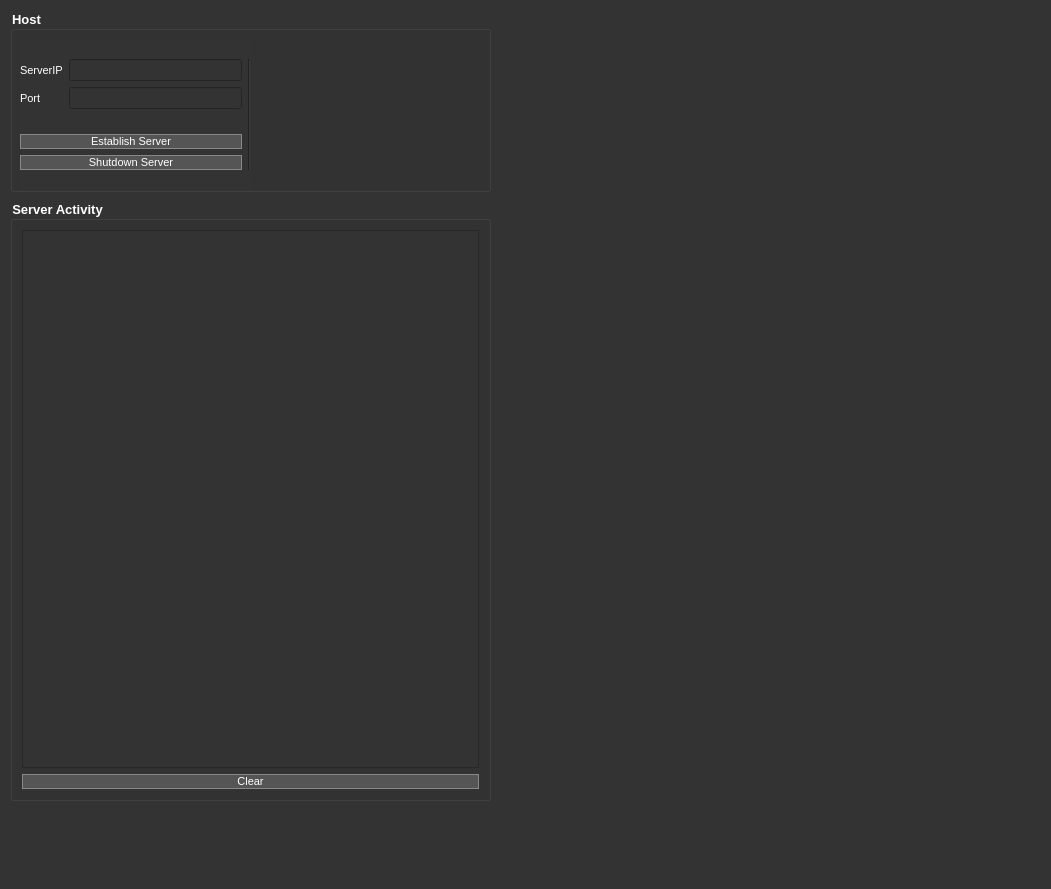
<?xml version="1.0" encoding="UTF-8"?>
<ui version="4.0">
 <class>MainWindow</class>
 <widget class="QMainWindow" name="MainWindow">
  <property name="geometry">
   <rect>
    <x>0</x>
    <y>0</y>
    <width>1051</width>
    <height>889</height>
   </rect>
  </property>
  <property name="windowTitle">
   <string>pyChat Server</string>
  </property>
  <property name="styleSheet">
   <string notr="true">QWidget {
    background-color: #333333;
    color: #ffffff;
}

QLabel {
    color: #ffffff;
}

QPushButton {
    background-color: #555555;
    color: #ffffff;
    border: 1px solid #888888;
}

/* Add more styling rules as needed */
</string>
  </property>
  <property name="tabShape">
   <enum>QTabWidget::Rounded</enum>
  </property>
  <widget class="QWidget" name="centralwidget">
   <widget class="QGroupBox" name="host_groupBox">
    <property name="geometry">
     <rect>
      <x>10</x>
      <y>10</y>
      <width>481</width>
      <height>182</height>
     </rect>
    </property>
    <property name="font">
     <font>
      <pointsize>10</pointsize>
      <weight>75</weight>
      <italic>false</italic>
      <bold>true</bold>
     </font>
    </property>
    <property name="styleSheet">
     <string notr="true"/>
    </property>
    <property name="title">
     <string>Host</string>
    </property>
    <widget class="QWidget" name="layoutWidget">
     <property name="geometry">
      <rect>
       <x>10</x>
       <y>30</y>
       <width>231</width>
       <height>151</height>
      </rect>
     </property>
     <layout class="QGridLayout" name="gridLayout_4">
      <item row="0" column="0">
       <layout class="QGridLayout" name="gridLayout_2">
        <item row="1" column="0">
         <widget class="QLabel" name="port_label">
          <property name="font">
           <font>
            <pointsize>8</pointsize>
            <weight>50</weight>
            <italic>false</italic>
            <bold>false</bold>
           </font>
          </property>
          <property name="text">
           <string>Port</string>
          </property>
         </widget>
        </item>
        <item row="0" column="2">
         <widget class="QLineEdit" name="port_lineEdit">
          <property name="font">
           <font>
            <pointsize>8</pointsize>
            <weight>50</weight>
            <bold>false</bold>
           </font>
          </property>
         </widget>
        </item>
        <item row="0" column="0">
         <widget class="QLabel" name="serverIP_label">
          <property name="font">
           <font>
            <pointsize>8</pointsize>
            <weight>50</weight>
            <italic>false</italic>
            <bold>false</bold>
           </font>
          </property>
          <property name="text">
           <string>ServerIP</string>
          </property>
         </widget>
        </item>
        <item row="1" column="2">
         <widget class="QLineEdit" name="serverIP_lineEdit">
          <property name="font">
           <font>
            <pointsize>8</pointsize>
            <weight>50</weight>
            <bold>false</bold>
           </font>
          </property>
         </widget>
        </item>
       </layout>
      </item>
      <item row="0" column="1" rowspan="2">
       <widget class="Line" name="line">
        <property name="orientation">
         <enum>Qt::Vertical</enum>
        </property>
       </widget>
      </item>
      <item row="1" column="0">
       <layout class="QGridLayout" name="gridLayout_3">
        <item row="2" column="0">
         <widget class="QPushButton" name="shutdownServer_pushButton">
          <property name="font">
           <font>
            <pointsize>8</pointsize>
            <weight>50</weight>
            <italic>false</italic>
            <bold>false</bold>
           </font>
          </property>
          <property name="text">
           <string>Shutdown Server</string>
          </property>
         </widget>
        </item>
        <item row="1" column="0">
         <widget class="QPushButton" name="establishServer_pushButton">
          <property name="font">
           <font>
            <pointsize>8</pointsize>
            <weight>50</weight>
            <italic>false</italic>
            <bold>false</bold>
           </font>
          </property>
          <property name="text">
           <string>Establish Server</string>
          </property>
         </widget>
        </item>
       </layout>
      </item>
     </layout>
    </widget>
   </widget>
   <widget class="QGroupBox" name="serverLog_groupBox">
    <property name="geometry">
     <rect>
      <x>10</x>
      <y>200</y>
      <width>481</width>
      <height>601</height>
     </rect>
    </property>
    <property name="font">
     <font>
      <pointsize>10</pointsize>
      <weight>75</weight>
      <bold>true</bold>
     </font>
    </property>
    <property name="title">
     <string>Server Activity</string>
    </property>
    <layout class="QGridLayout" name="gridLayout">
     <item row="1" column="0">
      <widget class="QPushButton" name="clearLog_pushButton">
       <property name="font">
        <font>
         <pointsize>8</pointsize>
         <weight>50</weight>
         <bold>false</bold>
        </font>
       </property>
       <property name="text">
        <string>Clear</string>
       </property>
      </widget>
     </item>
     <item row="0" column="0">
      <widget class="QTextEdit" name="serverActivityLog_textEdit">
       <property name="font">
        <font>
         <pointsize>8</pointsize>
         <weight>50</weight>
         <bold>false</bold>
        </font>
       </property>
       <property name="verticalScrollBarPolicy">
        <enum>Qt::ScrollBarAsNeeded</enum>
       </property>
      </widget>
     </item>
    </layout>
   </widget>
  </widget>
  <widget class="QMenuBar" name="menubar">
   <property name="geometry">
    <rect>
     <x>0</x>
     <y>0</y>
     <width>1051</width>
     <height>21</height>
    </rect>
   </property>
  </widget>
  <widget class="QStatusBar" name="statusbar"/>
 </widget>
 <resources/>
 <connections/>
</ui>
